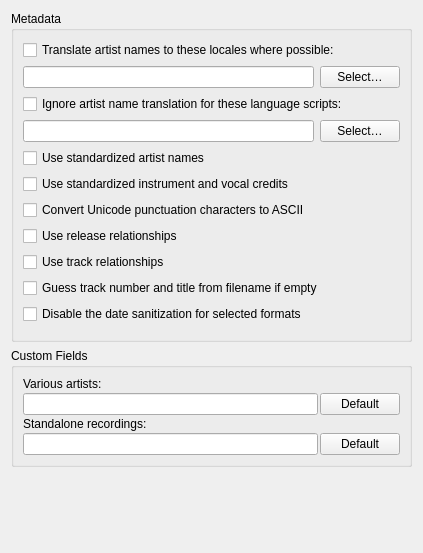
<?xml version="1.0" encoding="UTF-8"?>
<ui version="4.0">
 <class>MetadataOptionsPage</class>
 <widget class="QWidget" name="MetadataOptionsPage">
  <property name="geometry">
   <rect>
    <x>0</x>
    <y>0</y>
    <width>423</width>
    <height>553</height>
   </rect>
  </property>
  <layout class="QVBoxLayout" name="verticalLayout">
   <item>
    <widget class="QGroupBox" name="metadata_groupbox">
     <property name="sizePolicy">
      <sizepolicy hsizetype="Preferred" vsizetype="Maximum">
       <horstretch>0</horstretch>
       <verstretch>0</verstretch>
      </sizepolicy>
     </property>
     <property name="minimumSize">
      <size>
       <width>397</width>
       <height>135</height>
      </size>
     </property>
     <property name="title">
      <string>Metadata</string>
     </property>
     <property name="alignment">
      <set>Qt::AlignLeading|Qt::AlignLeft|Qt::AlignTop</set>
     </property>
     <layout class="QVBoxLayout" name="verticalLayout_3">
      <item>
       <widget class="QCheckBox" name="translate_artist_names">
        <property name="text">
         <string>Translate artist names to these locales where possible:</string>
        </property>
       </widget>
      </item>
      <item>
       <layout class="QHBoxLayout" name="horizontalLayout">
        <property name="bottomMargin">
         <number>0</number>
        </property>
        <item>
         <widget class="QLineEdit" name="selected_locales">
          <property name="readOnly">
           <bool>true</bool>
          </property>
         </widget>
        </item>
        <item>
         <widget class="QPushButton" name="select_locales">
          <property name="text">
           <string>Select…</string>
          </property>
         </widget>
        </item>
       </layout>
      </item>
      <item>
       <widget class="QCheckBox" name="translate_artist_names_script_exception">
        <property name="text">
         <string>Ignore artist name translation for these language scripts:</string>
        </property>
       </widget>
      </item>
      <item>
       <layout class="QHBoxLayout" name="horizontalLayout_4">
        <property name="bottomMargin">
         <number>0</number>
        </property>
        <item>
         <widget class="QLineEdit" name="selected_scripts">
          <property name="readOnly">
           <bool>true</bool>
          </property>
         </widget>
        </item>
        <item>
         <widget class="QPushButton" name="select_scripts">
          <property name="text">
           <string>Select…</string>
          </property>
         </widget>
        </item>
       </layout>
      </item>
      <item>
       <widget class="QCheckBox" name="standardize_artists">
        <property name="text">
         <string>Use standardized artist names</string>
        </property>
       </widget>
      </item>
      <item>
       <widget class="QCheckBox" name="standardize_instruments">
        <property name="text">
         <string>Use standardized instrument and vocal credits</string>
        </property>
       </widget>
      </item>
      <item>
       <widget class="QCheckBox" name="convert_punctuation">
        <property name="text">
         <string>Convert Unicode punctuation characters to ASCII</string>
        </property>
       </widget>
      </item>
      <item>
       <widget class="QCheckBox" name="release_ars">
        <property name="text">
         <string>Use release relationships</string>
        </property>
       </widget>
      </item>
      <item>
       <widget class="QCheckBox" name="track_ars">
        <property name="text">
         <string>Use track relationships</string>
        </property>
       </widget>
      </item>
      <item>
       <widget class="QCheckBox" name="guess_tracknumber_and_title">
        <property name="text">
         <string>Guess track number and title from filename if empty</string>
        </property>
       </widget>
      </item>
      <item>
       <widget class="QCheckBox" name="disable_date_sanitize">
        <property name="text">
         <string>Disable the date sanitization for selected formats</string>
        </property>
       </widget>
      </item>
      <item>
       <widget class="MultiComboBox" name="selected_formats">
       </widget>
      </item>
     </layout>
    </widget>
   </item>
   <item>
    <widget class="QGroupBox" name="custom_fields_groupbox">
     <property name="sizePolicy">
      <sizepolicy hsizetype="Preferred" vsizetype="Maximum">
       <horstretch>0</horstretch>
       <verstretch>0</verstretch>
      </sizepolicy>
     </property>
     <property name="minimumSize">
      <size>
       <width>397</width>
       <height>0</height>
      </size>
     </property>
     <property name="title">
      <string>Custom Fields</string>
     </property>
     <layout class="QGridLayout">
      <property name="spacing">
       <number>2</number>
      </property>
      <item row="0" column="0" colspan="2">
       <widget class="QLabel" name="label_6">
        <property name="text">
         <string>Various artists:</string>
        </property>
        <property name="buddy">
         <cstring>va_name_default</cstring>
        </property>
       </widget>
      </item>
      <item row="2" column="0" colspan="2">
       <widget class="QLabel" name="label_7">
        <property name="text">
         <string>Standalone recordings:</string>
        </property>
        <property name="buddy">
         <cstring>nat_name_default</cstring>
        </property>
       </widget>
      </item>
      <item row="3" column="0">
       <widget class="QLineEdit" name="nat_name"/>
      </item>
      <item row="3" column="1">
       <widget class="QPushButton" name="nat_name_default">
        <property name="text">
         <string>Default</string>
        </property>
       </widget>
      </item>
      <item row="1" column="1">
       <widget class="QPushButton" name="va_name_default">
        <property name="text">
         <string>Default</string>
        </property>
       </widget>
      </item>
      <item row="1" column="0">
       <widget class="QLineEdit" name="va_name"/>
      </item>
     </layout>
    </widget>
   </item>
   <item>
    <spacer name="verticalSpacer">
     <property name="orientation">
      <enum>Qt::Vertical</enum>
     </property>
     <property name="sizeHint" stdset="0">
      <size>
       <width>20</width>
       <height>40</height>
      </size>
     </property>
    </spacer>
   </item>
  </layout>
 </widget>
 <customwidgets>
  <customwidget>
    <class>MultiComboBox</class>
    <extends>QWidget</extends>
    <header>picard.ui.widgets.multicombobox</header>
  </customwidget>
 </customwidgets>
 <tabstops>
  <tabstop>translate_artist_names</tabstop>
  <tabstop>selected_locales</tabstop>
  <tabstop>select_locales</tabstop>
  <tabstop>translate_artist_names_script_exception</tabstop>
  <tabstop>selected_scripts</tabstop>
  <tabstop>select_scripts</tabstop>
  <tabstop>standardize_artists</tabstop>
  <tabstop>standardize_instruments</tabstop>
  <tabstop>convert_punctuation</tabstop>
  <tabstop>release_ars</tabstop>
  <tabstop>track_ars</tabstop>
  <tabstop>guess_tracknumber_and_title</tabstop>
  <tabstop>disable_date_sanitize</tabstop>
  <tabstop>selected_formats</tabstop>
  <tabstop>va_name</tabstop>
  <tabstop>va_name_default</tabstop>
  <tabstop>nat_name</tabstop>
  <tabstop>nat_name_default</tabstop>
 </tabstops>
 <resources/>
 <connections/>
</ui>
